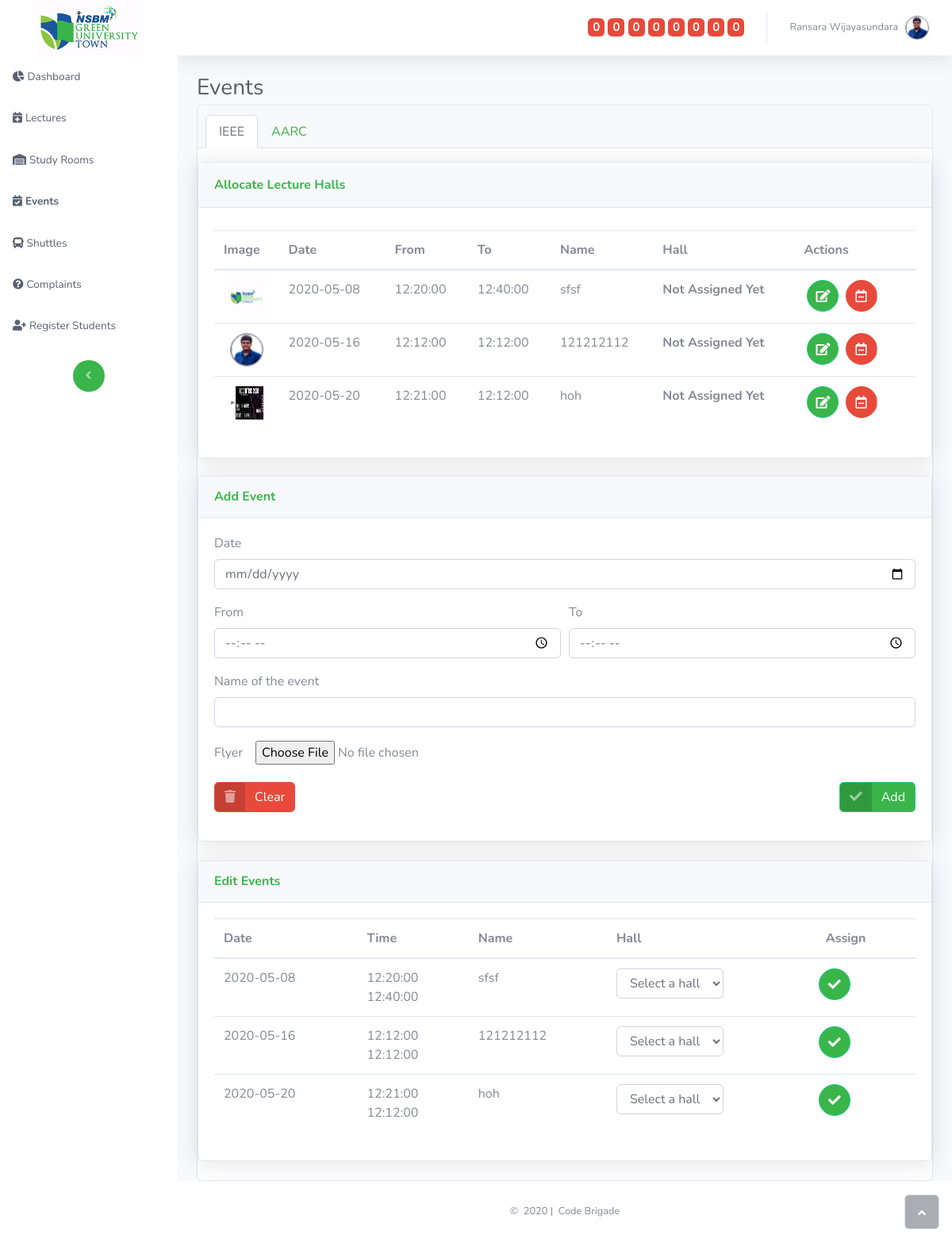
/events.php (signed in), run on an earlier commit of the app's database.
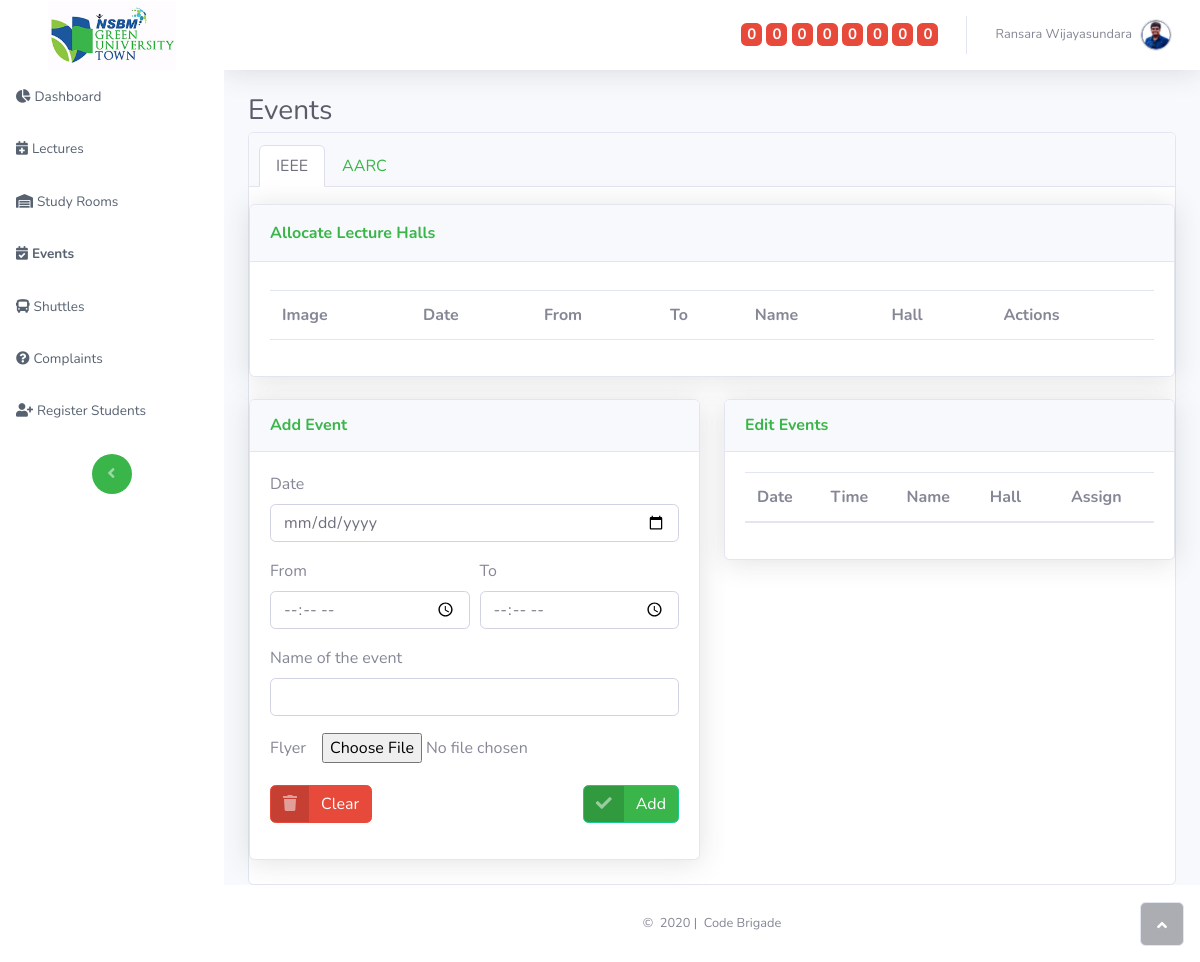
And on a later commit of the database.
### tables this page shows
CREATE TABLE `events` (
  `eventID` int(11) NOT NULL,
  `eventClub` varchar(20) NOT NULL,
  `eventDate` date NOT NULL,
  `eventFrom` time NOT NULL,
  `eventTo` time NOT NULL,
  `eventName` varchar(40) NOT NULL,
  `eventImage` varchar(200) NOT NULL,
  `eventStatus` tinyint(1) NOT NULL DEFAULT '1',
  `eventHall` varchar(30) DEFAULT NULL
);

### events.php (the view, shortened to what the changed rows need)
<!DOCTYPE html>
<html>
<head>
    <link rel="stylesheet" href="assets/bootstrap/css/bootstrap.min.css">
    <link rel="stylesheet" href="assets/fonts/fontawesome-all.min.css">
    <link rel="stylesheet" href="assets/css/custom.css">
</head>
<body id="page-top">
    <div id="wrapper">
        <div class="d-flex flex-column" id="content-wrapper">
        <?php include "assets/php/headermenu.php";?>
        <div class="container-fluid">
            <div class="card">
                <div id="nav-tabContent" class="tab-content">
                    <div id="item-1-1" class="tab-pane fade show active" role="tabpanel" aria-labelledby="item-1-1-tab">
                        <div class="row">
                            <div class="col">
                                <div class="card shadow">
                                    <div class="card-body">
                                        <div class="table-responsive table mt-2" id="dataTable" role="grid" aria-describedby="dataTable_info">
                                        <table class="table dataTable my-0" id="dataTable">
                                            <thead>
                                                    <tr>
                                                        <th>Image</th>
                                                        <th>Date</th>
                                                        <th>From</th>
                                                        <th>To</th>
                                                        <th>Name</th>
                                                        <th>Hall</th>
                                                        <th>Actions</th>
                                                    </tr> </thead>
                                                    <tbody>
                                                    <?php
                                                        global $conn;
                                                        $query = $conn->query("select eventID,eventDate, eventFrom, eventTo, eventName, eventImage,eventHall from events where eventClub='IEEE' AND eventDate >= DATE(NOW()) ORDER BY eventDate,eventFrom ");
				                                        while($rows = $query->fetch_assoc()){
                                                        $evHall = $rows['eventHall'];
                                                        $nullHall = "<strong>Not Assigned Yet</strong>";
			                                            ?>
			                                            <tr>
                                                            <td><img src="assets/images/<?php echo $rows['eventImage'];?>" height="42" width="42"></td>
			                                            	<td><?php echo $rows['eventDate'];?></td>
			                                            	<td><?php echo $rows['eventFrom'];?></td>
                                                            <td><?php echo $rows['eventTo'];?></td>
                                                            <td><?php echo $rows['eventName'];?></td>
                                                            <td><?php if (isset($evHall)) {echo $evHall;} else {echo $nullHall;} ?></td>
                                                            <td><a href="events.php?edit=<?php echo $rows['eventID'];?> "  class="btn btn-success btn-circle ml-1" ><i class="fas fa-edit text-white"></i></a>
                                                            <a href="assets/php/deleteEvent.php?eventID=<?php echo $rows['eventID'];?> " class="btn btn-danger btn-circle ml-1"><i class="far fa-calendar-minus text-white"></a>
                                                            </td>
			                                                </tr>
			                                                <?php } ?>
                                                            </tbody>
                                            </table>
                                        </div>
                                    </div>
                                </div>
                            </div>
                        </div>
                        <div class="row" style="margin-top: 22px;">
                            <div class="col">
                                <div class="card shadow mb-4">
                                    <div class="card-body">
                                        <div class="form-group">
                                        <form class="form-inline" method="post" action="/nsbm/assets/php/assignHallEvent.php">
                                            <table class="table dataTable my-0" id="dataTable">
                                            <thead>
                                                    <tr>
                                                        <th>Date</th>
                                                        <th>Time</th>
                                                        <th>Name</th>
                                                        <th>Hall</th>
                                                        <th>&nbsp; &nbsp;Assign</th>
                                                    </tr>
                                                </thead>
                                                <tbody>
                                                <?php
                                                        global $conn;
                                                        $query = $conn->query("select * from events where eventClub='IEEE' AND eventDate >= DATE(NOW()) AND eventHall IS NULL ORDER BY eventDate,eventFrom");
                                                        while($rows = $query->fetch_assoc()){
                                                        ?>
                                                        <tr>
                                                            <td><?php echo $rows['eventDate'];?></td>
                                                            <td><?php echo $rows['eventFrom'];?></br><?php echo $rows['eventTo'];?></td>
                                                            <td><?php echo $rows['eventName'];?></td>
                                                            <td>
                                                            <div class="form-group">
                                                            <select  class="form-control" name="selectedHall" >
                                                                              <option disabled selected value> Select a hall</option>
                                                            </select>
                                                            </div>
                                                            <td><button class="btn btn-success btn-circle ml-1" type="submit"><i class="fas fa-check text-white"></i></button> </td>
                                                            </td>
                                                            </tr><?php } ?>
                                                </tbody>
                                            </table></form>
                                        </div>
                                    </div>
                                </div>
                            </div>
                        </div>
                    </div>
                </div>
            </div>
        </div>
    </div>
    </div><a class="border rounded d-inline scroll-to-top" href="#page-top"><i class="fas fa-angle-up"></i></a></div>
</body>
</html>

What changed in the data, as far as the page shows it:
removed events: eventImage (picture), eventDate "2020-05-08", eventFrom "12:20:00", eventTo "12:40:00", eventName "sfsf"
removed events: eventImage (picture), eventDate "2020-05-16", eventFrom "12:12:00", eventTo "12:12:00", eventName "121212112"
removed events: eventImage (picture), eventDate "2020-05-20", eventFrom "12:21:00", eventTo "12:12:00", eventName "hoh"
